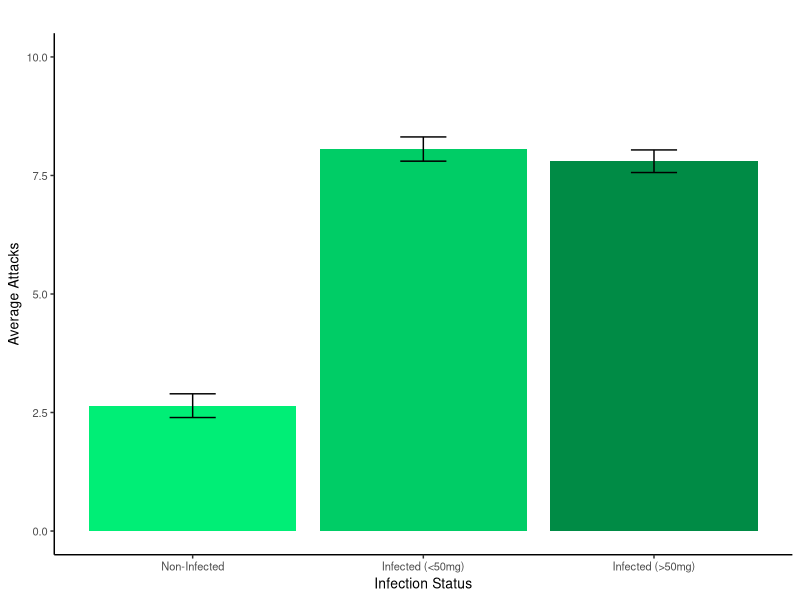
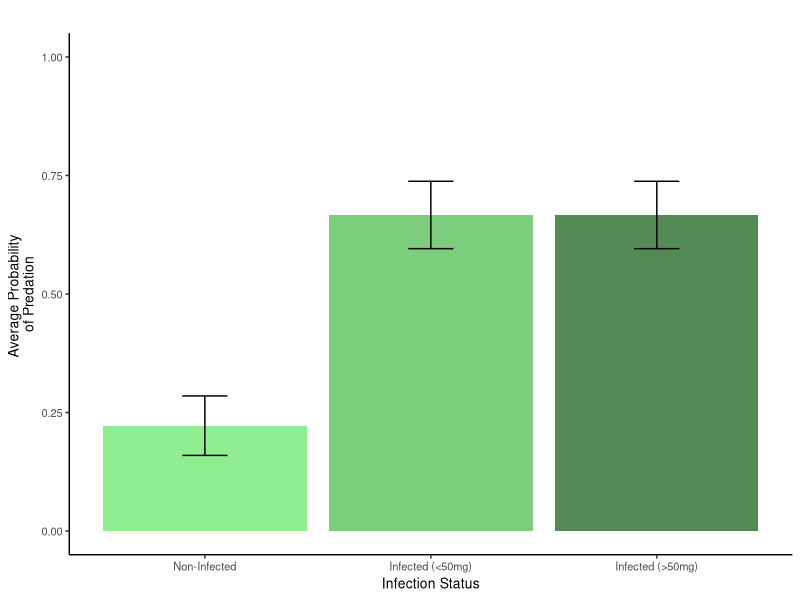
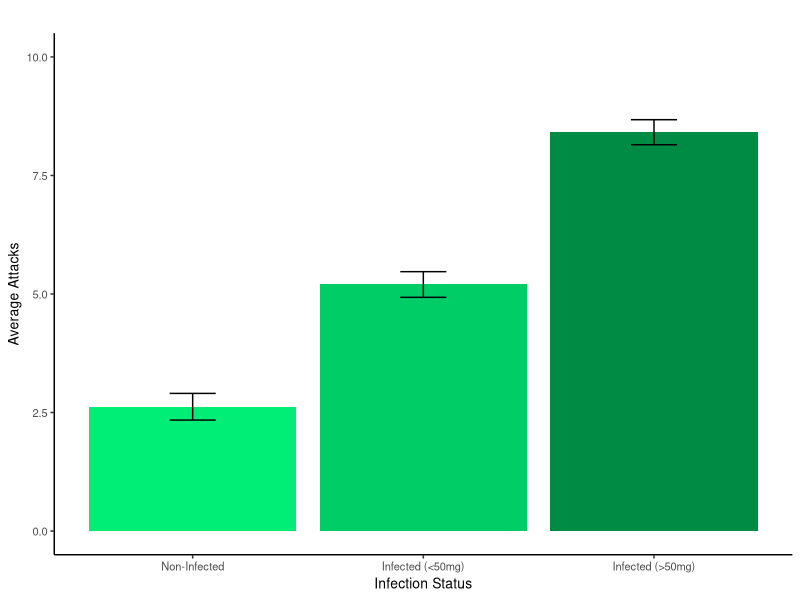
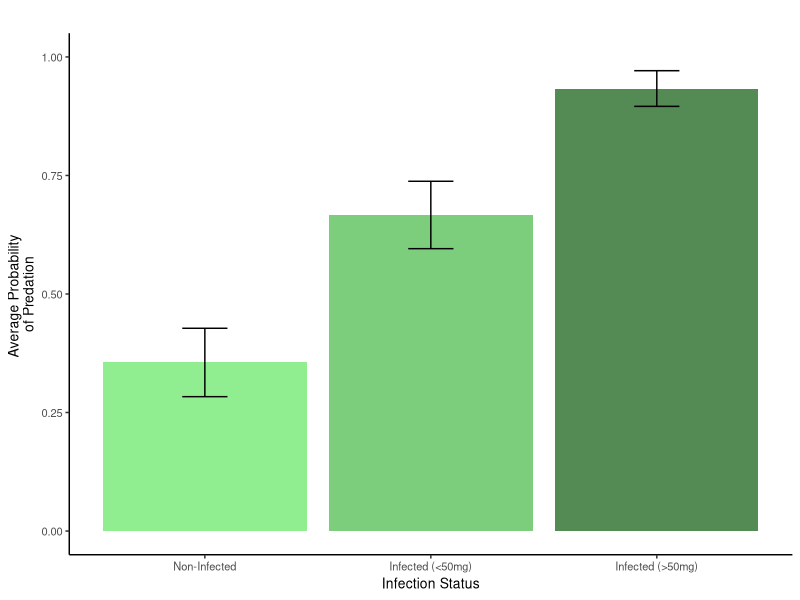
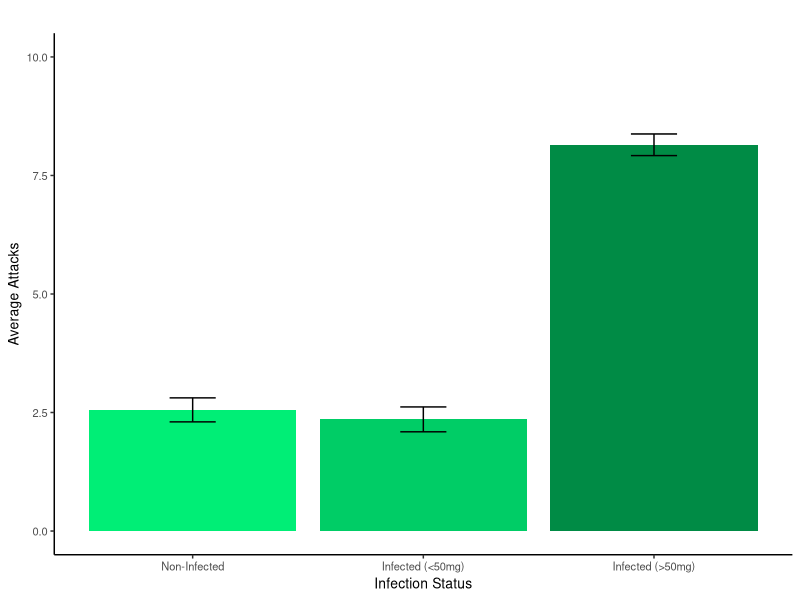
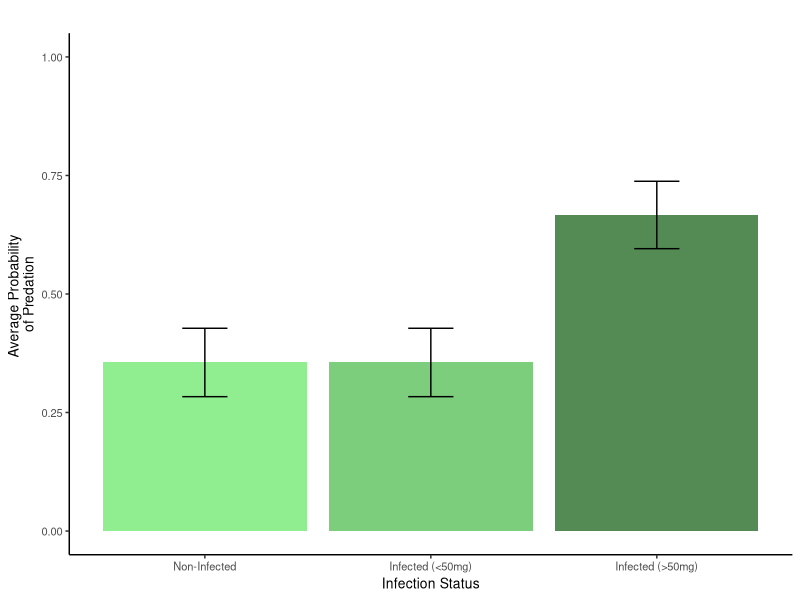
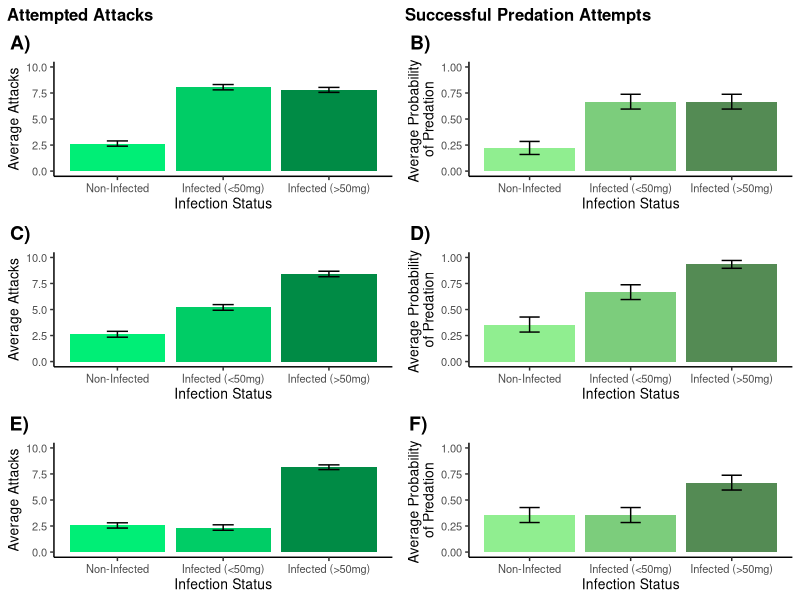

Reproduce these figures in R, in order. (Note: this script raises an error after producing the figures.)
# code script written to visualise dummy data for my grant proposal assessment
# Case Study: Does S. solidus manipulate stickleback (secondary host) behaviour in order to increase transmission into birds (tertiary hosts)?




#### Set-Up ####

# clear history
rm(list=ls())

# load necessary packages
library(ggplot2)
library(tidyr)
library(dplyr)
library(readxl)
library(cowplot)
library(patchwork)




#### Figure 3 ####

# Import data sets
attack_rate_3a <- read_excel("data/attack_rates.xlsx", sheet = "attack_rate_3a", range = "A1:D46")
predation_3b <- read_excel("data/predation_success.xlsx", sheet = "predation_3b", range = "A1:D46")
attack_rate_3c <- read_excel("data/attack_rates.xlsx", sheet = "attack_rate_3c", range = "A1:D46")
predation_3d <- read_excel("data/predation_success.xlsx", sheet = "predation_3d", range = "A1:D46")
attack_rate_3e <- read_excel("data/attack_rates.xlsx", sheet = "attack_rate_3e", range = "A1:D46")
predation_3f <- read_excel("data/predation_success.xlsx", sheet = "predation_3f", range = "A1:D46")

# Pivot data frames so that ggplot can read them
attack_rate_3a <- attack_rate_3a %>%
  pivot_longer(cols = c(non_infected, infected_under_50mg, infected_over_50mg), 
               names_to = "infection_status", 
               values_to = "attack_rate")
predation_3b <- predation_3b %>%
  pivot_longer(cols = c(non_infected, infected_under_50mg, infected_over_50mg), 
               names_to = "infection_status",
               values_to = "predation_success")
attack_rate_3c <- attack_rate_3c %>%
  pivot_longer(cols = c(non_infected, infected_under_50mg, infected_over_50mg), 
               names_to = "infection_status", 
               values_to = "attack_rate")
predation_3d <- predation_3d %>%
  pivot_longer(cols = c(non_infected, infected_under_50mg, infected_over_50mg), 
               names_to = "infection_status", 
               values_to = "predation_success")
attack_rate_3e <- attack_rate_3e %>%
  pivot_longer(cols = c(non_infected, infected_under_50mg, infected_over_50mg), 
               names_to = "infection_status",
               values_to = "attack_rate")
predation_3f <- predation_3f %>%
  pivot_longer(cols = c(non_infected, infected_under_50mg, infected_over_50mg), 
               names_to = "infection_status",  
               values_to = "predation_success")

# Plot Figures

# Figure 3a
figure_3a <- ggplot(attack_rate_3a, aes(x = infection_status, y = attack_rate, fill = infection_status)) +
  geom_bar(stat = "summary", fun = "mean", position = "dodge") +
  labs(x = "Infection Status", y = "Average Attacks") +
  ylim(0,10) +
  geom_errorbar(stat = "summary", fun.data = "mean_se", width = 0.2) +
  scale_x_discrete(limits=c("non_infected", "infected_under_50mg", "infected_over_50mg"), labels = c("Non-Infected", "Infected (<50mg)", "Infected (>50mg)")) +
  scale_fill_manual(values = c("non_infected" = "springgreen2", "infected_under_50mg" = "springgreen3", "infected_over_50mg" = "springgreen4")) +
  theme_classic() +
  theme(legend.position = "none", axis.title = element_text(size = 10), axis.text = element_text(size = 8), plot.title = element_text(hjust = 0, face = "bold")) +
  ggtitle(" ")
figure_3a

# Figure 3b
figure_3b <- ggplot(predation_3b, aes(x = infection_status, y = predation_success, fill = infection_status)) +
  geom_bar(stat = "summary", fun = "mean", position = "dodge") +
  labs(x = "Infection Status", y = "Average Probability \nof Predation") +
  ylim(0,1) +
  geom_errorbar(stat = "summary", fun.data = "mean_se", width = 0.2) +
  scale_x_discrete(limits=c("non_infected", "infected_under_50mg", "infected_over_50mg"), labels = c("Non-Infected", "Infected (<50mg)", "Infected (>50mg)")) +
  scale_fill_manual(values = c("non_infected" = "palegreen2", "infected_under_50mg" = "palegreen3", "infected_over_50mg" = "palegreen4")) +
  theme_classic() +
  theme(legend.position = "none", axis.title = element_text(size = 10), axis.text = element_text(size = 8), plot.title = element_text(hjust = 0, face = "bold")) +
  ggtitle(" ")
figure_3b

# Figure 3c
figure_3c <- ggplot(attack_rate_3c, aes(x = infection_status, y = attack_rate, fill = infection_status)) +
  geom_bar(stat = "summary", fun = "mean", position = "dodge") +
  labs(x = "Infection Status", y = "Average Attacks") +
  ylim(0,10) +
  geom_errorbar(stat = "summary", fun.data = "mean_se", width = 0.2) +
  scale_x_discrete(limits=c("non_infected", "infected_under_50mg", "infected_over_50mg"), labels = c("Non-Infected", "Infected (<50mg)", "Infected (>50mg)")) +
  scale_fill_manual(values = c("non_infected" = "springgreen2", "infected_under_50mg" = "springgreen3", "infected_over_50mg" = "springgreen4")) +
  theme_classic() +
  theme(legend.position = "none", axis.title = element_text(size = 10), axis.text = element_text(size = 8), plot.title = element_text(hjust = 0, face = "bold")) +
  ggtitle(" ")
figure_3c

# Figure 3d
figure_3d <- ggplot(predation_3d, aes(x = infection_status, y = predation_success, fill = infection_status)) +
  geom_bar(stat = "summary", fun = "mean", position = "dodge") +
  labs(x = "Infection Status", y = "Average Probability \nof Predation") +
  ylim(0,1) +
  geom_errorbar(stat = "summary", fun.data = "mean_se", width = 0.2) +
  scale_x_discrete(limits=c("non_infected", "infected_under_50mg", "infected_over_50mg"), labels = c("Non-Infected", "Infected (<50mg)", "Infected (>50mg)")) +
  scale_fill_manual(values = c("non_infected" = "palegreen2", "infected_under_50mg" = "palegreen3", "infected_over_50mg" = "palegreen4")) +
  theme_classic() +
  theme(legend.position = "none", axis.title = element_text(size = 10), axis.text = element_text(size = 8), plot.title = element_text(hjust = 0, face = "bold")) +
  ggtitle(" ")
figure_3d

# Figure 3e
figure_3e<- ggplot(attack_rate_3e, aes(x = infection_status, y = attack_rate, fill = infection_status)) +
  geom_bar(stat = "summary", fun = "mean", position = "dodge") +
  labs(x = "Infection Status", y = "Average Attacks") +
  ylim(0,10) +
  geom_errorbar(stat = "summary", fun.data = "mean_se", width = 0.2) +
  scale_x_discrete(limits=c("non_infected", "infected_under_50mg", "infected_over_50mg"), labels = c("Non-Infected", "Infected (<50mg)", "Infected (>50mg)")) +
  scale_fill_manual(values = c("non_infected" = "springgreen2", "infected_under_50mg" = "springgreen3", "infected_over_50mg" = "springgreen4")) +
  theme_classic() +
  theme(legend.position = "none", axis.title = element_text(size = 10), axis.text = element_text(size = 8), plot.title = element_text(hjust = 0, face = "bold")) +
  ggtitle(" ")
figure_3e

# Figure 3f
figure_3f <- ggplot(predation_3f, aes(x = infection_status, y = predation_success, fill = infection_status)) +
  geom_bar(stat = "summary", fun = "mean", position = "dodge") +
  labs(x = "Infection Status", y = "Average Probability \nof Predation") +
  ylim(0,1) +
  geom_errorbar(stat = "summary", fun.data = "mean_se", width = 0.2) +
  scale_x_discrete(limits=c("non_infected", "infected_under_50mg", "infected_over_50mg"), labels = c("Non-Infected", "Infected (<50mg)", "Infected (>50mg)")) +
  scale_fill_manual(values = c("non_infected" = "palegreen2", "infected_under_50mg" = "palegreen3", "infected_over_50mg" = "palegreen4")) +
  theme_classic() +
  theme(legend.position = "none", axis.title = element_text(size = 10), axis.text = element_text(size = 8), plot.title = element_text(hjust = 0, face = "bold")) +
  ggtitle(" ")
figure_3f

# combine plots into one figure
figure_3 <- plot_grid(figure_3a, figure_3b, figure_3c, figure_3d, figure_3e, figure_3f, nrow = 3, ncol = 2, labels = c("A)", "B)", "C)", "D)", "E)", "F)"))

figure_3_final <- plot_grid(
  ggdraw() +
    draw_label("Attempted Attacks", fontface = "bold", size = 12, x = 0.10, y = 0.5) +
    draw_label("Successful Predation Attempts", fontface = "bold", size = 12, x = 0.66, y = 0.5),
  figure_3,
  ncol = 1,
  rel_heights = c(0.05, 1))

figure_3_final

# save final plot
ggsave("figures/figure_3.png", width = 20, height = 20, units = "cm")




#### Figure 4 ####

# Import data sets
attack_rate_4a <- read_excel("data/attack_rates.xlsx", sheet = "attack_rate_4a", range = "A1:D46")
predation_4b <- read_excel("data/predation_success.xlsx", sheet = "predation_4b", range = "A1:D46")

# Pivot data frames so that ggplot can read them
attack_rate_4a <- attack_rate_4a %>%
  pivot_longer(cols = c(non_infected, infected_under_50mg, infected_over_50mg), 
               names_to = "infection_status", 
               values_to = "attack_rate")
predation_4b <- predation_4b %>%
  pivot_longer(cols = c(non_infected, infected_under_50mg, infected_over_50mg), 
               names_to = "infection_status",
               values_to = "predation_success")

# Plot Figures

# Figure 4a
figure_4a <- ggplot(attack_rate_4a, aes(x = infection_status, y = attack_rate, fill = infection_status)) +
  geom_bar(stat = "summary", fun = "mean", position = "dodge") +
  labs(x = "Infection Status", y = "Average Attacks") +
  ylim(0,5) +
  geom_errorbar(stat = "summary", fun.data = "mean_se", width = 0.2) +
  scale_x_discrete(limits=c("non_infected", "infected_under_50mg", "infected_over_50mg"), labels = c("Non-Infected", "Infected (<50mg)", "Infected (>50mg)")) +
  scale_fill_manual(values = c("non_infected" = "springgreen2", "infected_under_50mg" = "springgreen3", "infected_over_50mg" = "springgreen4")) +
  theme_classic() +
  theme(legend.position = "none", axis.title = element_text(size = 10), axis.text = element_text(size = 8), plot.title = element_text(hjust = 0, face = "bold")) +
  ggtitle(" ")
figure_4a

# Figure 4b
figure_4b <- ggplot(predation_4b, aes(x = infection_status, y = predation_success, fill = infection_status)) +
  geom_bar(stat = "summary", fun = "mean", position = "dodge") +
  labs(x = "Infection Status", y = "Average Probability \nof Predation") +
  ylim(0,1) +
  geom_errorbar(stat = "summary", fun.data = "mean_se", width = 0.2) +
  scale_x_discrete(limits=c("non_infected", "infected_under_50mg", "infected_over_50mg"), labels = c("Non-Infected", "Infected (<50mg)", "Infected (>50mg)")) +
  scale_fill_manual(values = c("non_infected" = "palegreen2", "infected_under_50mg" = "palegreen3", "infected_over_50mg" = "palegreen4")) +
  theme_classic() +
  theme(legend.position = "none", axis.title = element_text(size = 10), axis.text = element_text(size = 8), plot.title = element_text(hjust = 0, face = "bold")) +
  ggtitle(" ")
figure_4b

# combine plots into one figure
figure_4 <- plot_grid(figure_4a, figure_4b, nrow = 1, ncol = 2, labels = c("A)", "B)")) 

figure_4_final <- plot_grid(
  ggdraw() +
    draw_label("Attempted Attacks", fontface = "bold", size = 12, x = 0.10, y = 0.5) +
    draw_label("Successful Predation Attempts", fontface = "bold", size = 12, x = 0.66, y = 0.5),
  figure_4,
  ncol = 1,
  rel_heights = c(0.05, 1))

figure_4_final

# save final plot
ggsave("figures/figure_4.png", width = 20, height = 10, units = "cm")




#### Figure 5 ####

# Import data sets
attack_rate_5a <- read_excel("data/attack_rates.xlsx", sheet = "attack_rate_5a", range = "A1:D46")
predation_5b <- read_excel("data/predation_success.xlsx", sheet = "predation_5b", range = "A1:D46")

# Pivot data frames so that ggplot can read them
attack_rate_5a <- attack_rate_5a %>%
  pivot_longer(cols = c(non_infected, infected_under_50mg, infected_over_50mg), 
               names_to = "infection_status", 
               values_to = "attack_rate")
predation_5b <- predation_5b %>%
  pivot_longer(cols = c(non_infected, infected_under_50mg, infected_over_50mg), 
               names_to = "infection_status",
               values_to = "predation_success")

# Plot Figures

# Figure 5a
figure_5a <- ggplot(attack_rate_5a, aes(x = infection_status, y = attack_rate, fill = infection_status)) +
  geom_bar(stat = "summary", fun = "mean", position = "dodge") +
  labs(x = "Infection Status", y = "Average Attacks") +
  ylim(0,5) +
  geom_errorbar(stat = "summary", fun.data = "mean_se", width = 0.2) +
  scale_x_discrete(limits=c("non_infected", "infected_under_50mg", "infected_over_50mg"), labels = c("Non-Infected", "Infected (<50mg)", "Infected (>50mg)")) +
  scale_fill_manual(values = c("non_infected" = "springgreen2", "infected_under_50mg" = "springgreen3", "infected_over_50mg" = "springgreen4")) +
  theme_classic() +
  theme(legend.position = "none", axis.title = element_text(size = 10), axis.text = element_text(size = 8), plot.title = element_text(hjust = 0, face = "bold")) +
  ggtitle(" ")
figure_5a

# Figure 5b
figure_5b <- ggplot(predation_5b, aes(x = infection_status, y = predation_success, fill = infection_status)) +
  geom_bar(stat = "summary", fun = "mean", position = "dodge") +
  labs(x = "Infection Status", y = "Average Probability \nof Predation") +
  ylim(0,1) +
  geom_errorbar(stat = "summary", fun.data = "mean_se", width = 0.2) +
  scale_x_discrete(limits=c("non_infected", "infected_under_50mg", "infected_over_50mg"), labels = c("Non-Infected", "Infected (<50mg)", "Infected (>50mg)")) +
  scale_fill_manual(values = c("non_infected" = "palegreen2", "infected_under_50mg" = "palegreen3", "infected_over_50mg" = "palegreen4")) +
  theme_classic() +
  theme(legend.position = "none", axis.title = element_text(size = 10), axis.text = element_text(size = 8), plot.title = element_text(hjust = 0, face = "bold")) +
  ggtitle(" ")
figure_5b

# combine plots into one figure
figure_5 <- plot_grid(figure_5a, figure_5b, nrow = 1, ncol = 2, labels = c("A)", "B)")) 

figure_5_final <- plot_grid(
  ggdraw() +
    draw_label("Attempted Attacks", fontface = "bold", size = 12, x = 0.10, y = 0.5) +
    draw_label("Successful Predation Attempts", fontface = "bold", size = 12, x = 0.66, y = 0.5),
  figure_5,
  ncol = 1,
  rel_heights = c(0.05, 1))

figure_5_final

# save final plot
ggsave("figures/figure_5.png", width = 20, height = 10, units = "cm")
